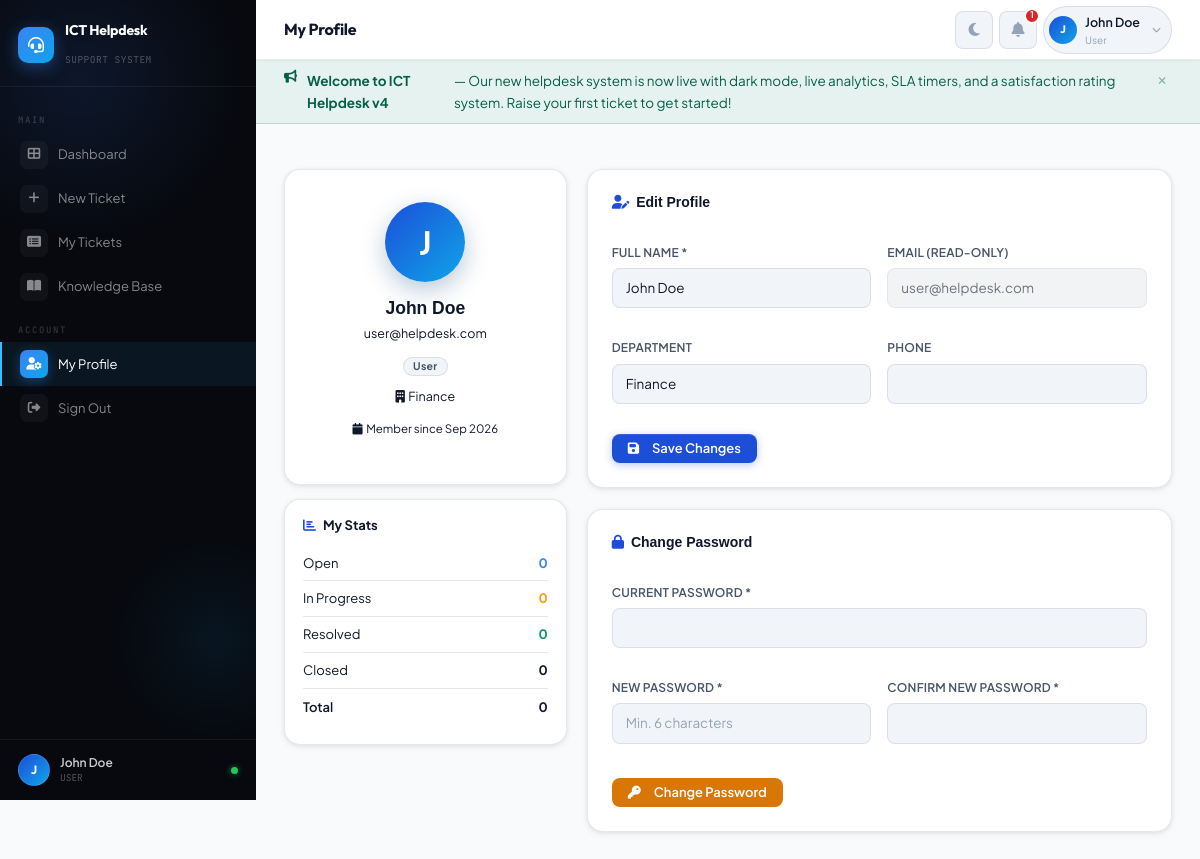
/helpdesk/profile/index.php (signed in), run on the app's committed database.
### tables this page shows
CREATE TABLE IF NOT EXISTS users (
    id INT AUTO_INCREMENT PRIMARY KEY,
    full_name VARCHAR(100) NOT NULL,
    email VARCHAR(100) NOT NULL UNIQUE,
    password VARCHAR(255) NOT NULL,
    role ENUM('user','staff','admin') DEFAULT 'user',
    status ENUM('pending','active','suspended') DEFAULT 'active',
    department VARCHAR(100),
    phone VARCHAR(20),
    approved_by INT NULL,
    approved_at DATETIME NULL,
    created_at TIMESTAMP DEFAULT CURRENT_TIMESTAMP
);

CREATE TABLE IF NOT EXISTS announcements (
    id INT AUTO_INCREMENT PRIMARY KEY,
    title VARCHAR(200) NOT NULL,
    message TEXT NOT NULL,
    type ENUM('info','warning','success','danger') DEFAULT 'info',
    admin_id INT,
    expires_at DATE,
    created_at TIMESTAMP DEFAULT CURRENT_TIMESTAMP,
    FOREIGN KEY (admin_id) REFERENCES users(id) ON DELETE SET NULL
);

### helpdesk/includes/auth.php (called while the page is built, shortened)
<?php
function currentUser() {
    return ['id'=>$_SESSION['user_id'],'name'=>$_SESSION['full_name'],'email'=>$_SESSION['email'],'role'=>$_SESSION['role']];
}

### helpdesk/includes/functions.php (called while the page is built, shortened)
<?php
function getUserStats($conn, $uid) {
    $stats = [];
    foreach (['open','in_progress','resolved','closed'] as $s) {
        $r = mysqli_query($conn, "SELECT COUNT(*) as c FROM tickets WHERE user_id=$uid AND status='$s'");
        $stats[$s] = mysqli_fetch_assoc($r)['c'];
    }
    $stats['total'] = array_sum($stats);
    return $stats;
}
function getAnnouncements($conn) {
    $r = mysqli_query($conn, "SELECT a.*, u.full_name FROM announcements a LEFT JOIN users u ON a.admin_id=u.id WHERE (expires_at IS NULL OR expires_at >= CURDATE()) ORDER BY a.created_at DESC LIMIT 5");
    return $r ? mysqli_fetch_all($r, MYSQLI_ASSOC) : [];
}

### helpdesk/profile/index.php (the view, shortened to what this page needs)
<?php
require_once '../includes/db.php';
require_once '../includes/auth.php';
require_once '../includes/functions.php';
global $conn;
$user  = currentUser(); $uid = $user['id'];
$pageTitle = 'My Profile';
$r = mysqli_query($conn,"SELECT * FROM users WHERE id=$uid");
$profile = mysqli_fetch_assoc($r);
$stats    = getUserStats($conn,$uid);
$initials = strtoupper(substr($profile['full_name'],0,1));
include '../includes/header.php';
?>
<div class="row g-4">
    <div class="col-lg-4">
        <div class="form-card text-center mb-3 animate-in" style="padding:32px 20px;">
            <div style="width:80px;height:80px;background:linear-gradient(135deg,var(--primary),var(--accent));border-radius:50%;display:flex;align-items:center;justify-content:center;font-size:32px;font-weight:700;color:#fff;margin:0 auto 16px;box-shadow:0 8px 24px rgba(15,76,129,0.3);"><?= $initials ?></div>
            <h5 style="font-family:'Syne',sans-serif;font-weight:700;margin-bottom:4px;"><?= htmlspecialchars($profile['full_name']) ?></h5>
            <p style="font-size:12.5px;color:var(--muted);margin-bottom:10px;"><?= htmlspecialchars($profile['email']) ?></p>
            <?php $rc=['admin'=>'danger','staff'=>'primary','user'=>'secondary'][$profile['role']]??'secondary'; ?>
            <span class="badge bg-<?= $rc ?>"><?= ucfirst($profile['role']) ?></span>
            <?php if($profile['department']): ?><p style="font-size:12.5px;color:var(--muted);margin-top:10px;"><i class="fas fa-building me-1"></i><?= htmlspecialchars($profile['department']) ?></p><?php endif; ?>
            <p style="font-size:11.5px;color:var(--muted);"><i class="fas fa-calendar me-1"></i>Member since <?= date('M Y',strtotime($profile['created_at'])) ?></p>
        </div>
        <div class="form-card animate-in delay-1" style="padding:18px;">
            <h6 style="font-size:13px;font-weight:700;margin-bottom:12px;"><i class="fas fa-chart-bar me-2" style="color:var(--primary);"></i>My Stats</h6>
            <?php foreach([['open','Open','#3b82f6'],['in_progress','In Progress','#f59e0b'],['resolved','Resolved','var(--success)'],['closed','Closed','var(--muted)']] as [$k,$l,$c]): ?>
            <div style="display:flex;justify-content:space-between;padding:7px 0;border-bottom:1px solid var(--border);font-size:13px;">
                <span style="color:var(--muted);"><?= $l ?></span><strong style="color:<?= $c ?>;"><?= $stats[$k] ?></strong>
            </div>
            <?php endforeach; ?>
            <div style="display:flex;justify-content:space-between;padding:8px 0;font-size:13px;"><span style="font-weight:600;">Total</span><strong><?= $stats['total'] ?></strong></div>
        </div>
    </div>
    <div class="col-lg-8">
        <div class="form-card mb-4 animate-in delay-1">
            <h6 style="font-family:'Syne',sans-serif;font-weight:700;margin-bottom:18px;"><i class="fas fa-user-edit me-2" style="color:var(--primary);"></i>Edit Profile</h6>
            <form method="POST">
                <div class="row g-3">
                    <div class="col-md-6"><label class="form-label">Full Name *</label><input type="text" name="full_name" class="form-control" value="<?= htmlspecialchars($profile['full_name']) ?>" required></div>
                    <div class="col-md-6"><label class="form-label">Email (read-only)</label><input class="form-control" value="<?= htmlspecialchars($profile['email']) ?>" disabled style="opacity:0.6;"></div>
                    <div class="col-md-6"><label class="form-label">Department</label><input type="text" name="department" class="form-control" value="<?= htmlspecialchars($profile['department']??'') ?>"></div>
                    <div class="col-md-6"><label class="form-label">Phone</label><input type="text" name="phone" class="form-control" value="<?= htmlspecialchars($profile['phone']??'') ?>"></div>
                    <div class="col-12"><button type="submit" name="update_profile" class="btn btn-primary"><i class="fas fa-save me-2"></i>Save Changes</button></div>
                </div>
            </form>
        </div>
        <div class="form-card mb-4 animate-in delay-2" id="password">
            <h6 style="font-family:'Syne',sans-serif;font-weight:700;margin-bottom:18px;"><i class="fas fa-lock me-2" style="color:var(--primary);"></i>Change Password</h6>
            <form method="POST">
                <div class="row g-3">
                    <div class="col-12"><label class="form-label">Current Password *</label><input type="password" name="current_password" class="form-control" required></div>
                    <div class="col-md-6"><label class="form-label">New Password *</label><input type="password" name="new_password" class="form-control" id="newpw" placeholder="Min. 6 characters" required></div>
                    <div class="col-md-6"><label class="form-label">Confirm New Password *</label><input type="password" name="confirm_password" class="form-control" required></div>
                    <div class="col-12"><div id="pw-str" style="font-size:12px;margin-bottom:4px;"></div><button type="submit" name="change_password" class="btn btn-warning"><i class="fas fa-key me-2"></i>Change Password</button></div>
                </div>
            </form>
        </div>
    </div>
</div>
<?php include '../includes/footer.php'; ?>

### helpdesk/includes/header.php (shortened to what this page needs)
<?php
$user     = currentUser();
$initial  = strtoupper(substr($user['name'], 0, 1));
$base     = '../';
$announcements = getAnnouncements($conn);
$pendingCount  = 0;
$cp = basename($_SERVER['PHP_SELF']);
function isAct($pages, $dir = null) {
    global $cp;
    $match = in_array($cp, (array)$pages);
    if ($match && $dir !== null) {
        $match = strpos($_SERVER['PHP_SELF'], '/' . $dir . '/') !== false;
    }
    return $match ? 'active' : '';
}
?>
<!DOCTYPE html>
<html lang="en" data-theme="light">
<head>
<link rel="stylesheet" href="https://cdn.jsdelivr.net/npm/bootstrap@5.3.0/dist/css/bootstrap.min.css">
<link rel="stylesheet" href="https://cdnjs.cloudflare.com/ajax/libs/font-awesome/6.4.0/css/all.min.css">
<link rel="stylesheet" href="<?= $base ?>assets/css/style.css">
</head>
<body>
<aside class="sidebar" id="sidebar">
  <div class="sidebar-brand">
    <div class="brand-inner">
      <div class="brand-logo"><i class="fas fa-headset"></i></div>
      <div class="brand-text">
        <h4>ICT Helpdesk</h4>
        <span>SUPPORT SYSTEM</span>
      </div>
    </div>
  </div>
  <nav class="sidebar-nav">
    <ul class="list-style-none">
      <?php if ($user['role'] === 'admin'): ?>
        <li class="nav-group-label">Main</li>
        <li class="nav-item"><a href="<?=$base?>dashboard/admin.php" class="<?=isAct('admin.php','dashboard')?>"><span class="nav-icon-wrap"><i class="fas fa-th-large"></i></span><span class="nav-label-text">Dashboard</span></a></li>
        <li class="nav-item"><a href="<?=$base?>tickets/manage.php"  class="<?=isAct('manage.php','tickets')?>"><span class="nav-icon-wrap"><i class="fas fa-ticket-alt"></i></span><span class="nav-label-text">All Tickets</span></a></li>
        <li class="nav-item"><a href="<?=$base?>admin/users.php" class="<?=isAct('users.php','admin')?>"><span class="nav-icon-wrap"><i class="fas fa-users"></i></span><span class="nav-label-text">Users</span><?php if($pendingCount>0):?><span class="nav-pill"><?=$pendingCount?></span><?php endif;?></a></li>
        <li class="nav-group-label">Content</li>
        <li class="nav-item"><a href="<?=$base?>knowledge/manage.php" class="<?=isAct('manage.php','knowledge')?>"><span class="nav-icon-wrap"><i class="fas fa-book-open"></i></span><span class="nav-label-text">Knowledge Base</span></a></li>
        <li class="nav-item"><a href="<?=$base?>announcements/manage.php" class="<?=isAct('manage.php','announcements')?>"><span class="nav-icon-wrap"><i class="fas fa-bullhorn"></i></span><span class="nav-label-text">Announcements</span></a></li>
        <li class="nav-group-label">Insights</li>
        <li class="nav-item"><a href="<?=$base?>reports/summary.php"   class="<?=isAct('summary.php','reports')?>"><span class="nav-icon-wrap"><i class="fas fa-chart-bar"></i></span><span class="nav-label-text">Reports</span></a></li>
        <li class="nav-item"><a href="<?=$base?>reports/analytics.php" class="<?=isAct('analytics.php','reports')?>"><span class="nav-icon-wrap"><i class="fas fa-chart-line"></i></span><span class="nav-label-text">Analytics</span></a></li>
      <?php else: ?>
        <li class="nav-group-label">Main</li>
        <li class="nav-item"><a href="<?=$base?>dashboard/user.php" class="<?=isAct('user.php','dashboard')?>"><span class="nav-icon-wrap"><i class="fas fa-th-large"></i></span><span class="nav-label-text">Dashboard</span></a></li>
        <li class="nav-item"><a href="<?=$base?>tickets/create.php" class="<?=isAct('create.php','tickets')?>"><span class="nav-icon-wrap"><i class="fas fa-plus"></i></span><span class="nav-label-text">New Ticket</span></a></li>
        <li class="nav-item"><a href="<?=$base?>tickets/manage.php" class="<?=isAct('manage.php','tickets')?>"><span class="nav-icon-wrap"><i class="fas fa-list-alt"></i></span><span class="nav-label-text">My Tickets</span></a></li>
        <li class="nav-item"><a href="<?=$base?>knowledge/index.php" class="<?=isAct('index.php','knowledge')?>"><span class="nav-icon-wrap"><i class="fas fa-book-open"></i></span><span class="nav-label-text">Knowledge Base</span></a></li>
      <?php endif; ?>
      <li class="nav-group-label">Account</li>
      <li class="nav-item"><a href="<?=$base?>profile/index.php" class="<?=isAct('index.php','profile')?>"><span class="nav-icon-wrap"><i class="fas fa-user-cog"></i></span><span class="nav-label-text">My Profile</span></a></li>
      <li class="nav-item"><a href="<?=$base?>logout.php"><span class="nav-icon-wrap"><i class="fas fa-sign-out-alt"></i></span><span class="nav-label-text">Sign Out</span></a></li>
    </ul>
  </nav>
  <div class="sidebar-footer">
    <div class="footer-user">
      <div class="footer-avatar"><?= $initial ?></div>
      <div class="footer-info">
        <div class="fn"><?= htmlspecialchars($user['name']) ?></div>
        <div class="fr"><?= strtoupper($user['role']) ?></div>
      </div>
      <div class="footer-online" title="Online"></div>
    </div>
  </div>
</aside>
<div class="main-content" id="main-content">
  <header class="topbar">
    <div class="topbar-left">
      <span class="topbar-page-title"><?= htmlspecialchars($pageTitle ?? 'Dashboard') ?></span>
    </div>
    <div class="topbar-right">
      <button class="theme-btn" id="theme-toggle" title="Toggle dark mode">
        <i class="fas fa-moon" id="theme-icon"></i>
      </button>
      <?php if (!empty($announcements) || $pendingCount > 0): ?>
      <div class="dropdown">
        <button class="notif-btn" onclick="this.nextElementSibling.classList.toggle('show')">
          <i class="fas fa-bell"></i>
          <span class="notif-count"><?= count($announcements) + $pendingCount ?></span>
        </button>
      </div>
      <?php endif; ?>
      <div class="dropdown">
        <a class="user-chip" onclick="this.nextElementSibling.classList.toggle('show')" href="#">
          <div class="topbar-avatar"><?= $initial ?></div>
          <div>
            <div class="chip-name"><?= htmlspecialchars($user['name']) ?></div>
            <div class="chip-role"><?= ucfirst($user['role']) ?></div>
          </div>
          <i class="fas fa-chevron-down" style="font-size:9px;color:var(--text-muted);margin-left:4px;"></i>
        </a>
      </div>
    </div>
  </header>
  <?php if (!empty($announcements)): $ann = $announcements[0]; ?>
  <div class="alert alert-<?= $ann['type'] ?>" style="border-radius:0;border-left:none;border-right:none;border-top:none;margin:0;padding:10px 28px;">
    <i class="fas fa-bullhorn" style="font-size:13px;"></i>
    <strong><?= htmlspecialchars($ann['title']) ?></strong> — <?= htmlspecialchars($ann['message']) ?>
    <button class="btn-close" onclick="this.closest('.alert').remove()">×</button>
  </div>
  <?php endif; ?>
  <main class="content-area">

### data on the page
users: full_name "J", full_name "John Doe", role "USER", role "User", email "user@helpdesk.com", department "Finance", created_at "Sep 2026"
announcements: title "Welcome to ICT Helpdesk v4", message "Our new helpdesk system is now live with dark mode, live analytics, SLA timers, and a satisfaction rating system. Raise your first ticket to get started!"

### other printed values
$pageTitle "My Profile"
count($announcements) + $pendingCount "1"
$l "Open"
$stats[$k] "0"
$l "In Progress"
$l "Resolved"
$l "Closed"
$stats['total'] "0"
